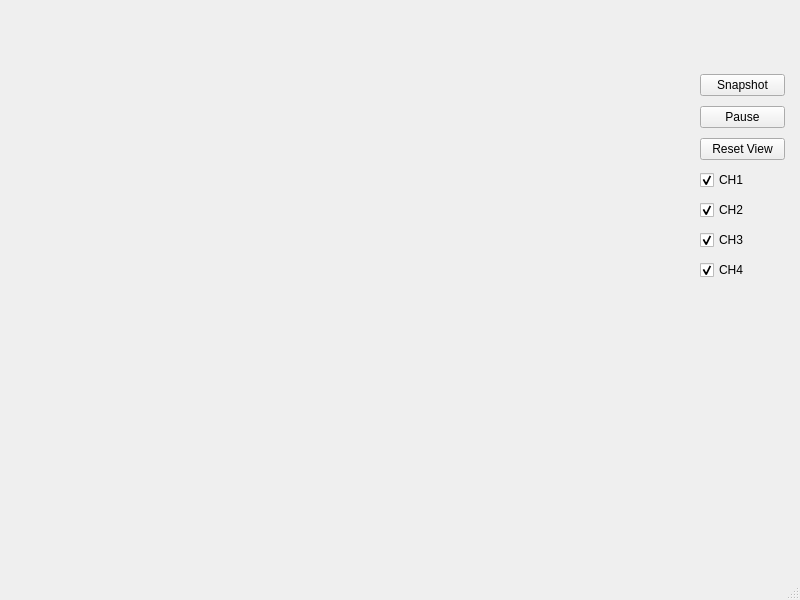
<?xml version="1.0" encoding="UTF-8"?>
<ui version="4.0">
 <class>Qt_Plot</class>
 <widget class="QMainWindow" name="Qt_Plot">
  <property name="geometry">
   <rect>
    <x>0</x>
    <y>0</y>
    <width>800</width>
    <height>600</height>
   </rect>
  </property>
  <property name="windowTitle">
   <string>Qt_Plot</string>
  </property>
  <widget class="QWidget" name="centralwidget">
   <widget class="QwtPlot" name="widget" native="true">
    <property name="geometry">
     <rect>
      <x>30</x>
      <y>70</y>
      <width>661</width>
      <height>411</height>
     </rect>
    </property>
   </widget>
   <widget class="QWidget" name="layoutWidget">
    <property name="geometry">
     <rect>
      <x>700</x>
      <y>70</y>
      <width>85</width>
      <height>219</height>
     </rect>
    </property>
    <layout class="QVBoxLayout" name="verticalLayout">
     <item>
      <widget class="QPushButton" name="pb_snapshot">
       <property name="text">
        <string>Snapshot</string>
       </property>
      </widget>
     </item>
     <item>
      <widget class="QPushButton" name="pb_pause">
       <property name="text">
        <string>Pause</string>
       </property>
      </widget>
     </item>
     <item>
      <widget class="QPushButton" name="pb_reset">
       <property name="text">
        <string>Reset View</string>
       </property>
      </widget>
     </item>
     <item>
      <widget class="QCheckBox" name="cb_ch1">
       <property name="text">
        <string>CH1</string>
       </property>
       <property name="checked">
        <bool>true</bool>
       </property>
      </widget>
     </item>
     <item>
      <widget class="QCheckBox" name="cb_ch2">
       <property name="text">
        <string>CH2</string>
       </property>
       <property name="checked">
        <bool>true</bool>
       </property>
      </widget>
     </item>
     <item>
      <widget class="QCheckBox" name="cb_ch3">
       <property name="text">
        <string>CH3</string>
       </property>
       <property name="checked">
        <bool>true</bool>
       </property>
      </widget>
     </item>
     <item>
      <widget class="QCheckBox" name="cb_ch4">
       <property name="text">
        <string>CH4</string>
       </property>
       <property name="checked">
        <bool>true</bool>
       </property>
      </widget>
     </item>
    </layout>
   </widget>
  </widget>
  <widget class="QMenuBar" name="menubar">
   <property name="geometry">
    <rect>
     <x>0</x>
     <y>0</y>
     <width>800</width>
     <height>28</height>
    </rect>
   </property>
  </widget>
  <widget class="QStatusBar" name="statusbar"/>
 </widget>
 <customwidgets>
  <customwidget>
   <class>QwtPlot</class>
   <extends>QWidget</extends>
   <header location="global">qwt_plot.h</header>
   <container>1</container>
  </customwidget>
 </customwidgets>
 <resources/>
 <connections/>
</ui>
